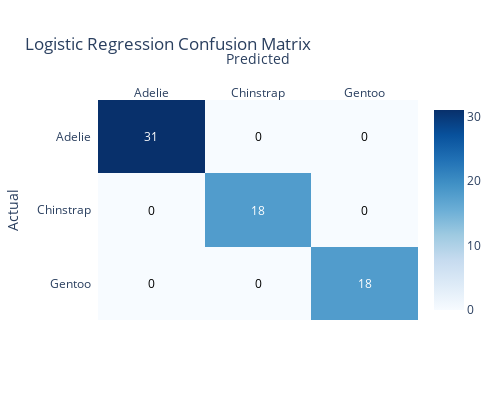
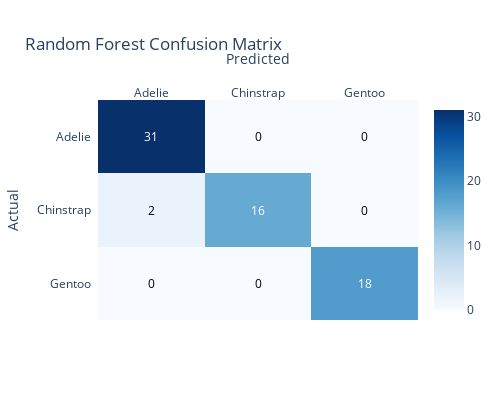
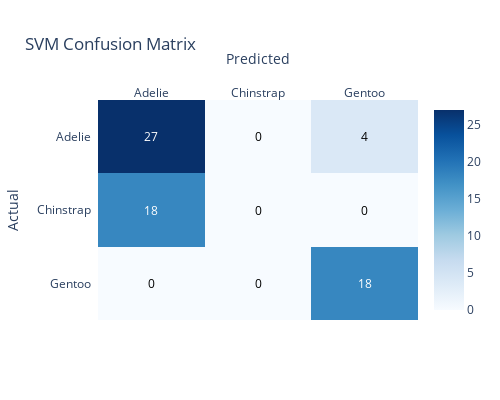

Write notebook code for charts like these, in order.
### Markdown cell above
# Evaluate each model using confusion matrices
- A confusion matrix shows how well the model classifies each species:
- Diagonal values = correct predictions
- Off-diagonal values = misclassifications

### Code cell
# Evaluate each model using confusion matrices
# A confusion matrix shows how well the model classifies each species:
# - Diagonal values = correct predictions
# - Off-diagonal values = misclassifications
from sklearn.metrics import confusion_matrix
import plotly.figure_factory as ff
import numpy as np

def evaluate_model(model, name):
    """Generate and display a confusion matrix heatmap for a given model."""
    y_pred = model.predict(X_test)
    cm = confusion_matrix(y_test, y_pred)
    
    # Create labels for the confusion matrix
    labels = ['Adelie', 'Chinstrap', 'Gentoo']
    
    # Create annotated heatmap using plotly
    fig = ff.create_annotated_heatmap(
        z=cm,
        x=labels,
        y=labels,
        colorscale='Blues',
        showscale=True
    )
    
    fig.update_layout(
        title=f'{name} Confusion Matrix',
        xaxis_title='Predicted',
        yaxis_title='Actual',
        width=500,
        height=400
    )
    # Reverse y-axis to match sklearn convention
    fig.update_yaxes(autorange='reversed')
    fig.show()
    
# Evaluate all three models
evaluate_model(logistic_model, "Logistic Regression")
evaluate_model(rf_model, "Random Forest")
evaluate_model(svc_model, "SVM")

### Figure 1 — Plotly figure (JSON) as saved in the notebook; plotly's stock layout.template omitted (floating-point values rounded to 4 significant figures)
{"data": [{"colorscale": [[0, "rgb(247,251,255)"], [0.125, "rgb(222,235,247)"], [0.25, "rgb(198,219,239)"], [0.375, "rgb(158,202,225)"], [0.5, "rgb(107,174,214)"], [0.625, "rgb(66,146,198)"], [0.75, "rgb(33,113,181)"], [0.875, "rgb(8,81,156)"], [1, "rgb(8,48,107)"]], "reversescale": false, "showscale": true, "type": "heatmap", "x": ["Adelie", "Chinstrap", "Gentoo"], "y": ["Adelie", "Chinstrap", "Gentoo"], "z": [[31, 0, 0], [0, 18, 0], [0, 0, 18]]}], "layout": {"annotations": [{"font": {"color": "#FFFFFF"}, "showarrow": false, "text": "31", "x": "Adelie", "xref": "x", "y": "Adelie", "yref": "y"}, {"font": {"color": "#000000"}, "showarrow": false, "text": "0", "x": "Chinstrap", "xref": "x", "y": "Adelie", "yref": "y"}, {"font": {"color": "#000000"}, "showarrow": false, "text": "0", "x": "Gentoo", "xref": "x", "y": "Adelie", "yref": "y"}, {"font": {"color": "#000000"}, "showarrow": false, "text": "0", "x": "Adelie", "xref": "x", "y": "Chinstrap", "yref": "y"}, {"font": {"color": "#FFFFFF"}, "showarrow": false, "text": "18", "x": "Chinstrap", "xref": "x", "y": "Chinstrap", "yref": "y"}, {"font": {"color": "#000000"}, "showarrow": false, "text": "0", "x": "Gentoo", "xref": "x", "y": "Chinstrap", "yref": "y"}, {"font": {"color": "#000000"}, "showarrow": false, "text": "0", "x": "Adelie", "xref": "x", "y": "Gentoo", "yref": "y"}, {"font": {"color": "#000000"}, "showarrow": false, "text": "0", "x": "Chinstrap", "xref": "x", "y": "Gentoo", "yref": "y"}, {"font": {"color": "#FFFFFF"}, "showarrow": false, "text": "18", "x": "Gentoo", "xref": "x", "y": "Gentoo", "yref": "y"}], "height": 400, "title": {"text": "Logistic Regression Confusion Matrix"}, "width": 500, "xaxis": {"dtick": 1, "gridcolor": "rgb(0, 0, 0)", "side": "top", "ticks": "", "title": {"text": "Predicted"}}, "yaxis": {"autorange": "reversed", "dtick": 1, "ticks": "", "ticksuffix": "  ", "title": {"text": "Actual"}}}}

### Figure 2 — Plotly figure (JSON) as saved in the notebook; plotly's stock layout.template omitted (floating-point values rounded to 4 significant figures)
{"data": [{"colorscale": [[0, "rgb(247,251,255)"], [0.125, "rgb(222,235,247)"], [0.25, "rgb(198,219,239)"], [0.375, "rgb(158,202,225)"], [0.5, "rgb(107,174,214)"], [0.625, "rgb(66,146,198)"], [0.75, "rgb(33,113,181)"], [0.875, "rgb(8,81,156)"], [1, "rgb(8,48,107)"]], "reversescale": false, "showscale": true, "type": "heatmap", "x": ["Adelie", "Chinstrap", "Gentoo"], "y": ["Adelie", "Chinstrap", "Gentoo"], "z": [[31, 0, 0], [2, 16, 0], [0, 0, 18]]}], "layout": {"annotations": [{"font": {"color": "#FFFFFF"}, "showarrow": false, "text": "31", "x": "Adelie", "xref": "x", "y": "Adelie", "yref": "y"}, {"font": {"color": "#000000"}, "showarrow": false, "text": "0", "x": "Chinstrap", "xref": "x", "y": "Adelie", "yref": "y"}, {"font": {"color": "#000000"}, "showarrow": false, "text": "0", "x": "Gentoo", "xref": "x", "y": "Adelie", "yref": "y"}, {"font": {"color": "#000000"}, "showarrow": false, "text": "2", "x": "Adelie", "xref": "x", "y": "Chinstrap", "yref": "y"}, {"font": {"color": "#FFFFFF"}, "showarrow": false, "text": "16", "x": "Chinstrap", "xref": "x", "y": "Chinstrap", "yref": "y"}, {"font": {"color": "#000000"}, "showarrow": false, "text": "0", "x": "Gentoo", "xref": "x", "y": "Chinstrap", "yref": "y"}, {"font": {"color": "#000000"}, "showarrow": false, "text": "0", "x": "Adelie", "xref": "x", "y": "Gentoo", "yref": "y"}, {"font": {"color": "#000000"}, "showarrow": false, "text": "0", "x": "Chinstrap", "xref": "x", "y": "Gentoo", "yref": "y"}, {"font": {"color": "#FFFFFF"}, "showarrow": false, "text": "18", "x": "Gentoo", "xref": "x", "y": "Gentoo", "yref": "y"}], "height": 400, "title": {"text": "Random Forest Confusion Matrix"}, "width": 500, "xaxis": {"dtick": 1, "gridcolor": "rgb(0, 0, 0)", "side": "top", "ticks": "", "title": {"text": "Predicted"}}, "yaxis": {"autorange": "reversed", "dtick": 1, "ticks": "", "ticksuffix": "  ", "title": {"text": "Actual"}}}}

### Figure 3 — Plotly figure (JSON) as saved in the notebook; plotly's stock layout.template omitted (floating-point values rounded to 4 significant figures)
{"data": [{"colorscale": [[0, "rgb(247,251,255)"], [0.125, "rgb(222,235,247)"], [0.25, "rgb(198,219,239)"], [0.375, "rgb(158,202,225)"], [0.5, "rgb(107,174,214)"], [0.625, "rgb(66,146,198)"], [0.75, "rgb(33,113,181)"], [0.875, "rgb(8,81,156)"], [1, "rgb(8,48,107)"]], "reversescale": false, "showscale": true, "type": "heatmap", "x": ["Adelie", "Chinstrap", "Gentoo"], "y": ["Adelie", "Chinstrap", "Gentoo"], "z": [[27, 0, 4], [18, 0, 0], [0, 0, 18]]}], "layout": {"annotations": [{"font": {"color": "#FFFFFF"}, "showarrow": false, "text": "27", "x": "Adelie", "xref": "x", "y": "Adelie", "yref": "y"}, {"font": {"color": "#000000"}, "showarrow": false, "text": "0", "x": "Chinstrap", "xref": "x", "y": "Adelie", "yref": "y"}, {"font": {"color": "#000000"}, "showarrow": false, "text": "4", "x": "Gentoo", "xref": "x", "y": "Adelie", "yref": "y"}, {"font": {"color": "#FFFFFF"}, "showarrow": false, "text": "18", "x": "Adelie", "xref": "x", "y": "Chinstrap", "yref": "y"}, {"font": {"color": "#000000"}, "showarrow": false, "text": "0", "x": "Chinstrap", "xref": "x", "y": "Chinstrap", "yref": "y"}, {"font": {"color": "#000000"}, "showarrow": false, "text": "0", "x": "Gentoo", "xref": "x", "y": "Chinstrap", "yref": "y"}, {"font": {"color": "#000000"}, "showarrow": false, "text": "0", "x": "Adelie", "xref": "x", "y": "Gentoo", "yref": "y"}, {"font": {"color": "#000000"}, "showarrow": false, "text": "0", "x": "Chinstrap", "xref": "x", "y": "Gentoo", "yref": "y"}, {"font": {"color": "#FFFFFF"}, "showarrow": false, "text": "18", "x": "Gentoo", "xref": "x", "y": "Gentoo", "yref": "y"}], "height": 400, "title": {"text": "SVM Confusion Matrix"}, "width": 500, "xaxis": {"dtick": 1, "gridcolor": "rgb(0, 0, 0)", "side": "top", "ticks": "", "title": {"text": "Predicted"}}, "yaxis": {"autorange": "reversed", "dtick": 1, "ticks": "", "ticksuffix": "  ", "title": {"text": "Actual"}}}}
